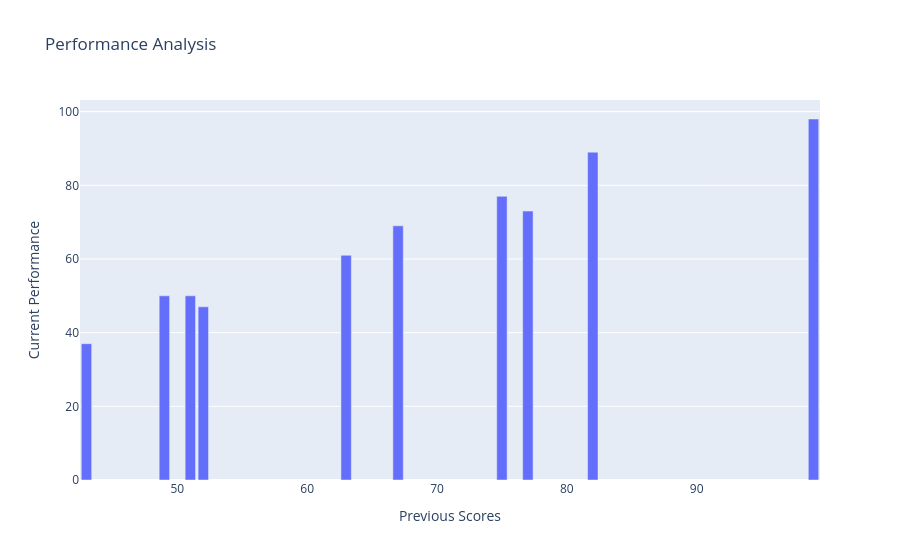

This figure's notebook cell:
### Code cell
import plotly.express as px
Previous_Scores=[99,82,51,52,75,63,67,77,49,43]
Current_Performance=[98,89,50,47,77,61,69,73,50,37]
fig=px.bar(x=Previous_Scores,y=Current_Performance,title="Performance Analysis",labels={"x":"Previous Scores","y":"Current Performance"})
fig.show()

### Figure 1 — Plotly figure (JSON) as saved in the notebook; plotly's stock layout.template omitted (floating-point values rounded to 4 significant figures)
{"data": [{"alignmentgroup": "True", "hovertemplate": "Previous Scores=%{x}<br>Current Performance=%{y}<extra></extra>", "legendgroup": "", "marker": {"color": "#636efa", "pattern": {"shape": ""}}, "name": "", "offsetgroup": "", "orientation": "v", "showlegend": false, "textposition": "auto", "type": "bar", "x": [99, 82, 51, 52, 75, 63, 67, 77, 49, 43], "xaxis": "x", "y": [98, 89, 50, 47, 77, 61, 69, 73, 50, 37], "yaxis": "y"}], "layout": {"barmode": "relative", "legend": {"tracegroupgap": 0}, "title": {"text": "Performance Analysis"}, "xaxis": {"anchor": "y", "domain": [0, 1], "title": {"text": "Previous Scores"}}, "yaxis": {"anchor": "x", "domain": [0, 1], "title": {"text": "Current Performance"}}}}
